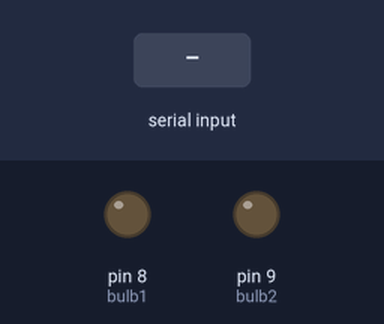
The sketch below on a simulated Arduino Uno, built with avr-gcc and run on an emulated ATmega328P. Parts: output pins drawn as LEDs (lit = HIGH). Inputs (shaded band) come from the test bench.

Above: at 1.2 s.
1.3 s: "a" received over Serial
At 1.6 s:
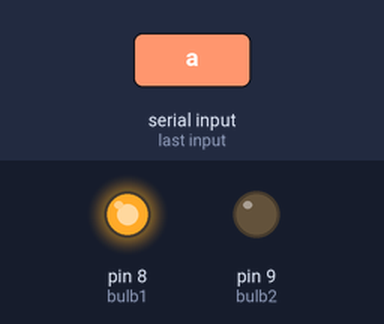
2.8 s: "b" received over Serial
At 3.9 s:
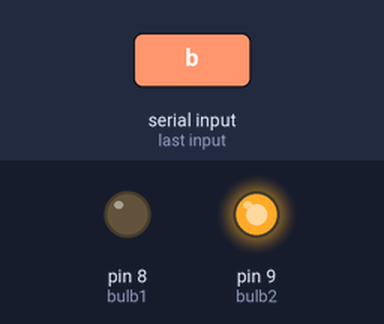
4.3 s: "c" received over Serial
At 5.1 s:
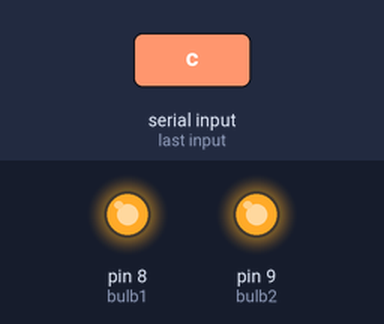
5.8 s: "d" received over Serial
At 6.2 s:
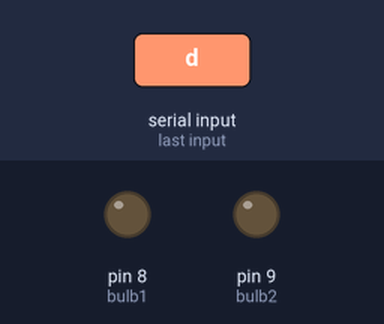
Timing chart, 0 to 8.3 s (numbered marks = the images above; inputs shaded):
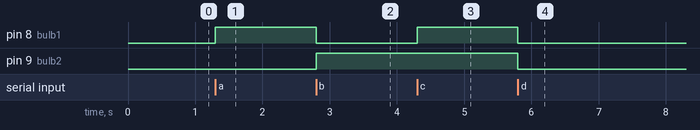

Measured:
- after the input at 1.3 s, pin 8 (bulb1): LOW → HIGH at once
- after the input at 2.8 s, pin 8 (bulb1): HIGH → LOW at once; pin 9 (bulb2): LOW → HIGH at once
- after the input at 4.3 s, pin 8 (bulb1): LOW → HIGH at once
- after the input at 5.8 s, pin 8 (bulb1), pin 9 (bulb2): HIGH → LOW at once

The sketch:

receiver.ino
```cpp
int bulb1=8, bulb2=9;
char data;

void setup() {
  Serial.begin(9600);
  pinMode(bulb1,OUTPUT);
  pinMode(bulb2,OUTPUT);
}

void loop() {
  data=Serial.read();
  if(data=='a')
  {
    digitalWrite(bulb1,HIGH);
    digitalWrite(bulb2,LOW);
    delay(10);
  }
  if(data=='b')
  {
    digitalWrite(bulb1,LOW);
    digitalWrite(bulb2,HIGH);
    delay(10);
  }
  if(data=='c')
  {
    digitalWrite(bulb1,HIGH);
    digitalWrite(bulb2,HIGH);
    delay(10);
  }
  if(data=='d')
  {
    digitalWrite(bulb1,LOW);
    digitalWrite(bulb2,LOW);
    delay(10);
  }
}
```
